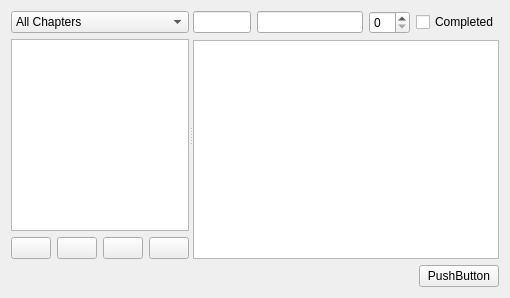
      <widget class="QWidget" name="tab_chapters">
       <attribute name="title">
        <string>Chapters</string>
       </attribute>
       <layout class="QVBoxLayout" name="verticalLayout_10">
        <item>
         <layout class="QVBoxLayout" name="verticalLayout_9">
          <item>
           <widget class="QSplitter" name="splitter_4">
            <property name="orientation">
             <enum>Qt::Horizontal</enum>
            </property>
            <property name="childrenCollapsible">
             <bool>false</bool>
            </property>
            <widget class="QWidget" name="layoutWidget">
             <layout class="QVBoxLayout" name="verticalLayout_8">
              <property name="sizeConstraint">
               <enum>QLayout::SetMaximumSize</enum>
              </property>
              <item>
               <widget class="QComboBox" name="chapterFilter">
                <property name="sizePolicy">
                 <sizepolicy hsizetype="Preferred" vsizetype="Fixed">
                  <horstretch>0</horstretch>
                  <verstretch>0</verstretch>
                 </sizepolicy>
                </property>
                <item>
                 <property name="text">
                  <string>All Chapters</string>
                 </property>
                </item>
                <item>
                 <property name="text">
                  <string>Archived Chapters</string>
                 </property>
                </item>
               </widget>
              </item>
              <item>
               <widget class="QListView" name="chapterList">
                <property name="sizePolicy">
                 <sizepolicy hsizetype="Maximum" vsizetype="Expanding">
                  <horstretch>0</horstretch>
                  <verstretch>0</verstretch>
                 </sizepolicy>
                </property>
               </widget>
              </item>
              <item>
               <layout class="QHBoxLayout" name="horizontalLayout_11">
                <property name="sizeConstraint">
                 <enum>QLayout::SetMaximumSize</enum>
                </property>
                <item>
                 <widget class="QPushButton" name="addChapter">
                  <property name="sizePolicy">
                   <sizepolicy hsizetype="Maximum" vsizetype="Fixed">
                    <horstretch>0</horstretch>
                    <verstretch>0</verstretch>
                   </sizepolicy>
                  </property>
                  <property name="text">
                   <string/>
                  </property>
                 </widget>
                </item>
                <item>
                 <widget class="QPushButton" name="archiveChapter">
                  <property name="sizePolicy">
                   <sizepolicy hsizetype="Maximum" vsizetype="Fixed">
                    <horstretch>0</horstretch>
                    <verstretch>0</verstretch>
                   </sizepolicy>
                  </property>
                  <property name="text">
                   <string/>
                  </property>
                 </widget>
                </item>
                <item>
                 <widget class="QPushButton" name="deleteChapter">
                  <property name="sizePolicy">
                   <sizepolicy hsizetype="Maximum" vsizetype="Fixed">
                    <horstretch>0</horstretch>
                    <verstretch>0</verstretch>
                   </sizepolicy>
                  </property>
                  <property name="text">
                   <string/>
                  </property>
                 </widget>
                </item>
                <item>
                 <widget class="QPushButton" name="assignScenes">
                  <property name="sizePolicy">
                   <sizepolicy hsizetype="Maximum" vsizetype="Fixed">
                    <horstretch>0</horstretch>
                    <verstretch>0</verstretch>
                   </sizepolicy>
                  </property>
                  <property name="text">
                   <string/>
                  </property>
                 </widget>
                </item>
               </layout>
              </item>
             </layout>
            </widget>
            <widget class="QWidget" name="layoutWidget">
             <layout class="QGridLayout" name="gridLayout_2">
              <item row="0" column="0">
               <widget class="QLineEdit" name="chapterNumber">
                <property name="sizePolicy">
                 <sizepolicy hsizetype="Minimum" vsizetype="Fixed">
                  <horstretch>0</horstretch>
                  <verstretch>0</verstretch>
                 </sizepolicy>
                </property>
                <property name="minimumSize">
                 <size>
                  <width>25</width>
                  <height>0</height>
                 </size>
                </property>
                <property name="maximumSize">
                 <size>
                  <width>60</width>
                  <height>16777215</height>
                 </size>
                </property>
                <property name="maxLength">
                 <number>5</number>
                </property>
                <property name="readOnly">
                 <bool>true</bool>
                </property>
               </widget>
              </item>
              <item row="0" column="1">
               <widget class="QLineEdit" name="chapterTitle"/>
              </item>
              <item row="0" column="2">
               <widget class="QSpinBox" name="chapterRevision"/>
              </item>
              <item row="0" column="3">
               <widget class="QCheckBox" name="chapterComplete">
                <property name="text">
                 <string>Completed</string>
                </property>
               </widget>
              </item>
              <item row="1" column="0" colspan="4">
               <widget class="QPlainTextEdit" name="chapterContent"/>
              </item>
             </layout>
            </widget>
           </widget>
          </item>
          <item alignment="Qt::AlignRight">
           <widget class="QPushButton" name="distractionFree">
            <property name="sizePolicy">
             <sizepolicy hsizetype="Fixed" vsizetype="Fixed">
              <horstretch>0</horstretch>
              <verstretch>0</verstretch>
             </sizepolicy>
            </property>
            <property name="layoutDirection">
             <enum>Qt::LeftToRight</enum>
            </property>
            <property name="text">
             <string>PushButton</string>
            </property>
           </widget>
          </item>
         </layout>
        </item>
       </layout>
      </widget>
